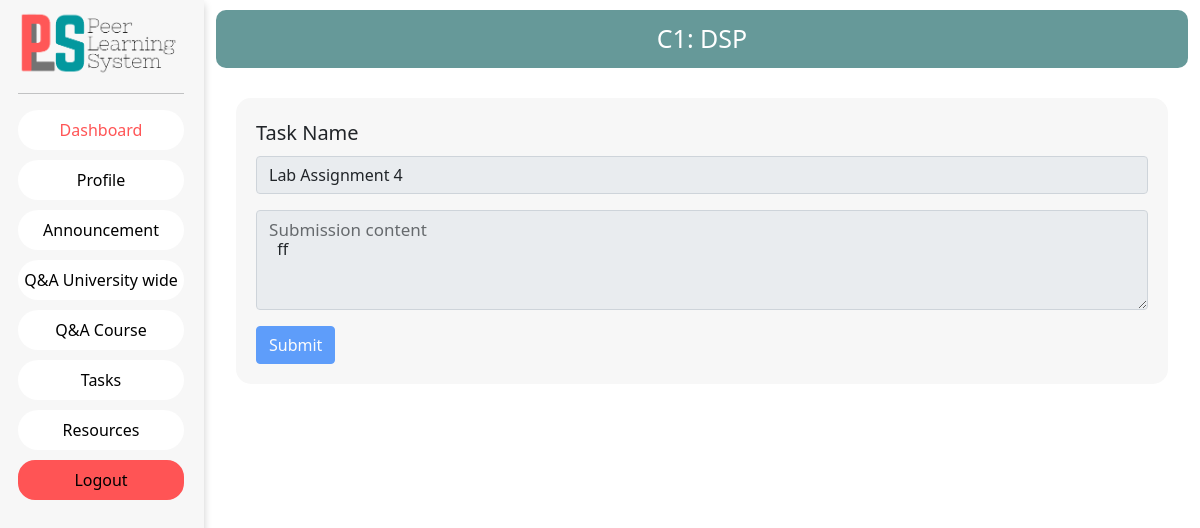
The app's page /user/course/C1/task/T4/addsubmission (signed in), older data.
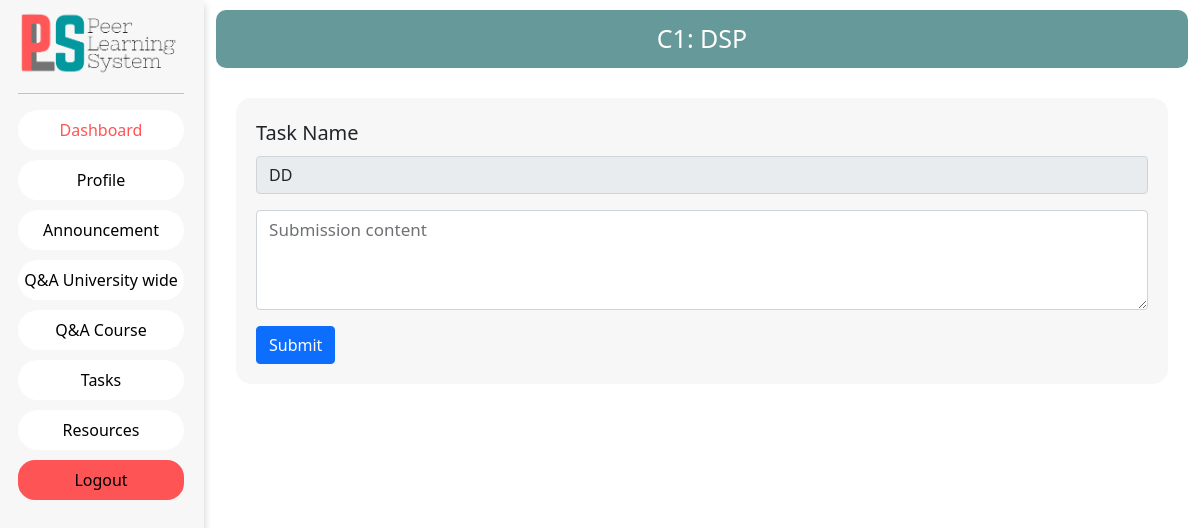
The same page, newer data.
### guest/models.py (models this page shows)
class Task(models.Model):
    Id = models.CharField(max_length=6, primary_key=True)
    Faculty_Id = models.ForeignKey(Faculty, on_delete=models.CASCADE)
    Course_Id = models.ForeignKey(Course , on_delete=models.CASCADE)
    Title = models.CharField(max_length=100)
    Content = models.CharField(max_length=2000)
    Deadline = models.DateTimeField(null=False)
    peer_mode = models.BooleanField(default=False)
    Added_date = models.DateTimeField(null=True,auto_now_add=True)

class Submission(models.Model):
    Student_Id = models.ForeignKey(Student, on_delete=models.CASCADE)
    Task_Id = models.ForeignKey(Task, on_delete=models.CASCADE)
    Faculty_Id = models.ForeignKey(Faculty, on_delete=models.CASCADE,null=True)
    Timestamp = models.DateTimeField(null=False)
    Status = models.BooleanField()
    Grade = models.CharField(max_length=2,null=True,blank=True)
    Content = models.CharField(max_length=10000)

### student/views.py (the view)
# urls.py: path('course/<slug:course_id>/task/<slug:task_id>/addsubmission',views.addsubmission,name='addsubmission'),
def addsubmission(request,course_id,task_id):
    student = Student.objects.get(Id=request.session["Id"])
    course = Course.objects.get(Id=course_id)
    task = Task.objects.get(Id = task_id)
    record = Submission.objects.filter(Student_Id=student,Task_Id=task)
    if(record.exists()):
        status=True
        obj=record.get()
    else:
        status=False
        obj=None
    context={
        'task':task,
        'course':course,
        'obj':obj,
        'status':status,
    }
    return render(request,'add_submission.html',context=context)

### student/templates/add_submission.html (shortened to what this page needs)
{% extends 'faculty/templates/start_base.html' %}
{% load static %}
{% block extra_css %}
<link rel="stylesheet" href="{% static 'css/add_submission.css' %}">
{% endblock extra_css %}
{% block nav_link %}
<li class="nav-item">
    <a class="nav-link" href="{% url 'QNACourse' course.Id %}">Q&A Course</a>
</li>
<li class="nav-item">
    <a class="nav-link" href="{% url 'tasks' course.Id %}">Tasks</a>
</li>
<li class="nav-item">
    <a class="nav-link" href="{% url 'resources' course.Id %}">Resources</a>
</li>
{% endblock nav_link %}
{% block body %}
<div class="add_submission_con">
    <div class="course_name">
        {{ course.Id }}: {{ course.Name }}
    </div>
    <div class="whole_form">
            <form action="{% url 'submitsubmission' course.Id task.Id %}" method="POST">
            {% if status %}
            <fieldset disabled="disabled">
            {% endif %}
            <div class="mb-3">
                <label for="task_name" class="form-label">Task Name</label>
                <input type="text" name="task_name" class="form-control" id="task_name" value="{{ task.Title }}" disabled>
            </div>
            <div class="mb-3">
                <div class="form-floating">
                    <textarea class="form-control" name="submission_desc" placeholder="Leave a comment here" id="submission_desc"
                        style="height: 100px"> {{ obj.Content }}
                    </textarea>
                    <label for="submission_desc">Submission content </label>
                </div>
            </div>
            <button type="submit" class="btn btn-primary">Submit</button>
            {% if status %}
            </fieldset>
            {% endif %}
        </form>
    </div>
</div>
{% endblock body %}

Row changes from the older to the newer data that the page shows:
removed Submission: submission_desc "ff"
changed Task: task_name "Lab Assignment 4" → "DD"
